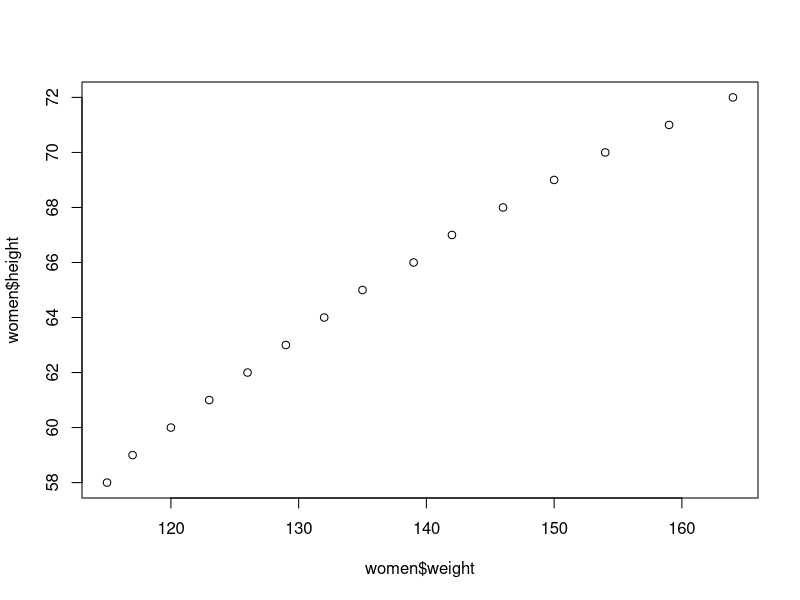
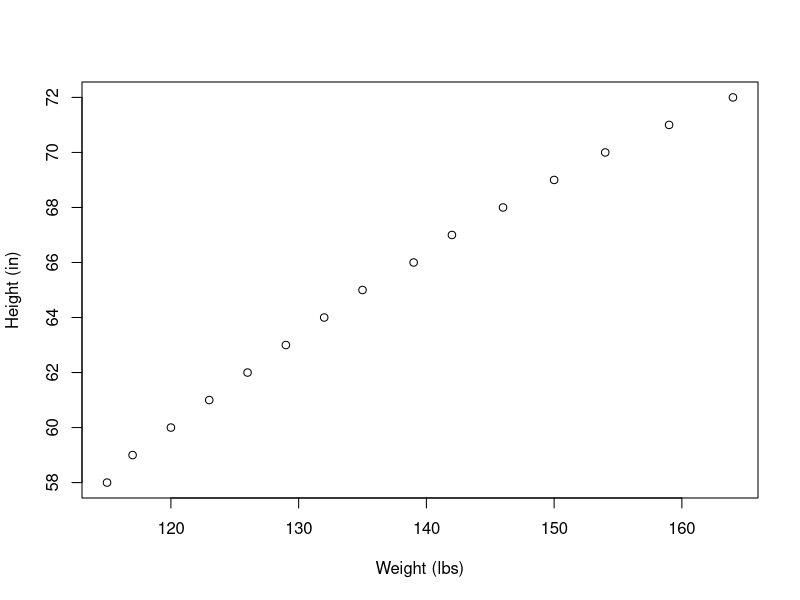
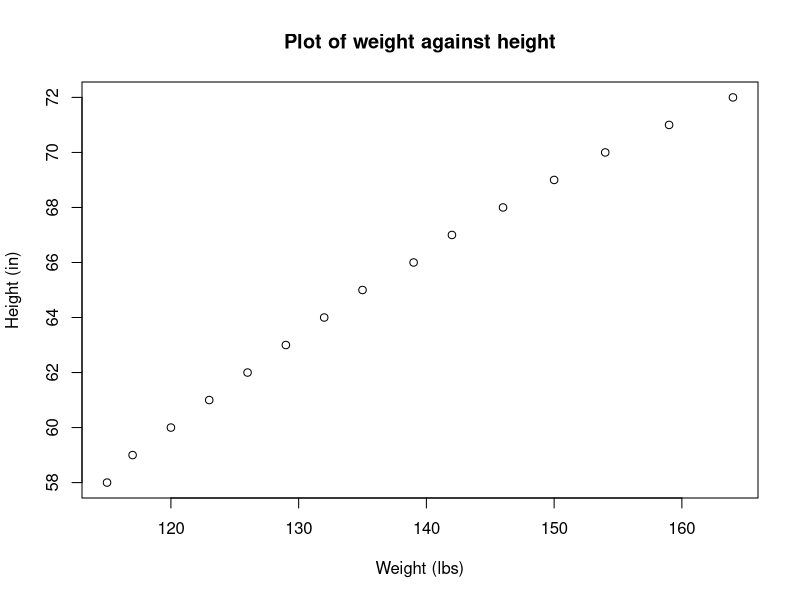
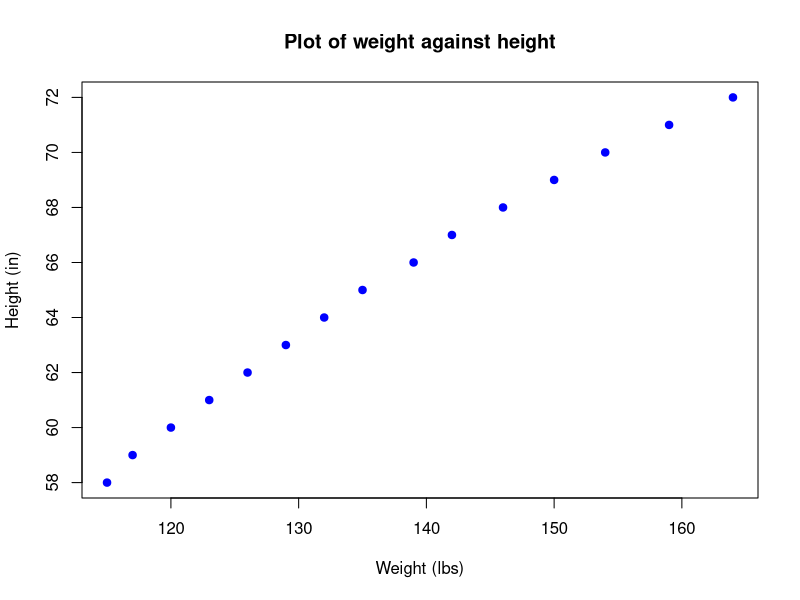
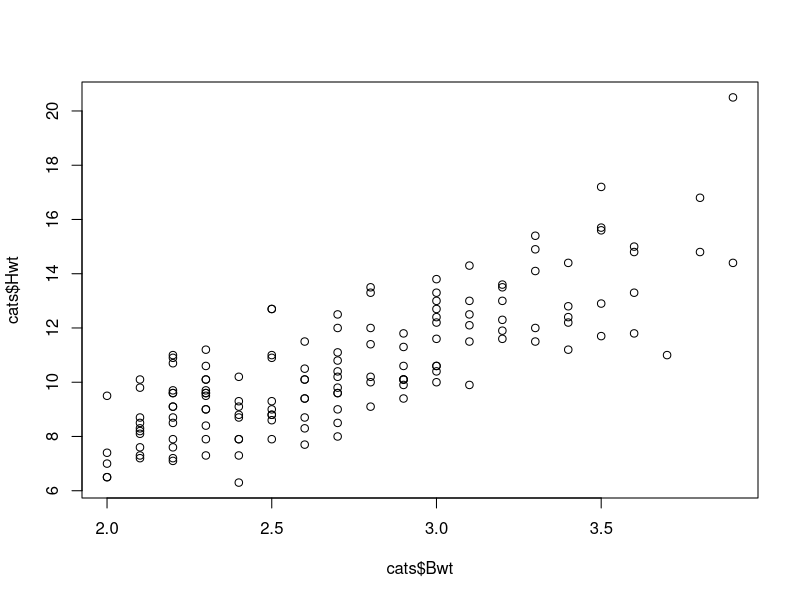
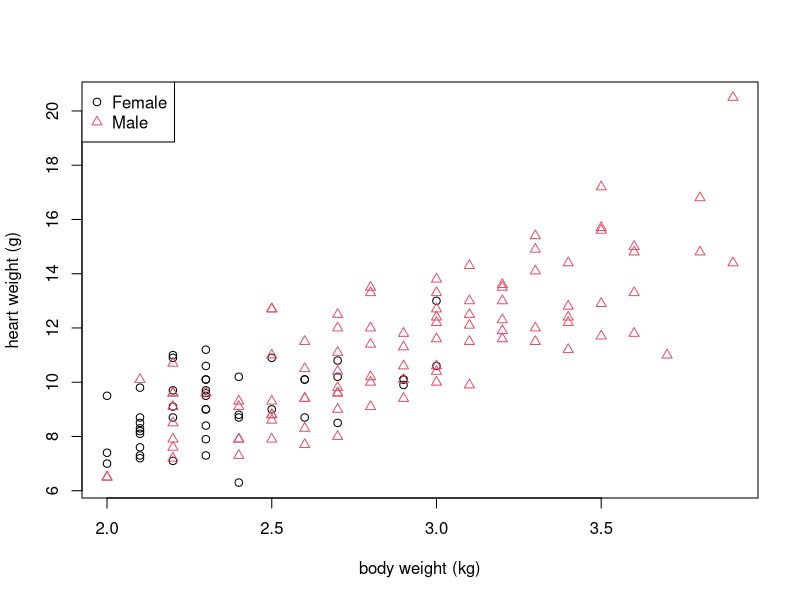
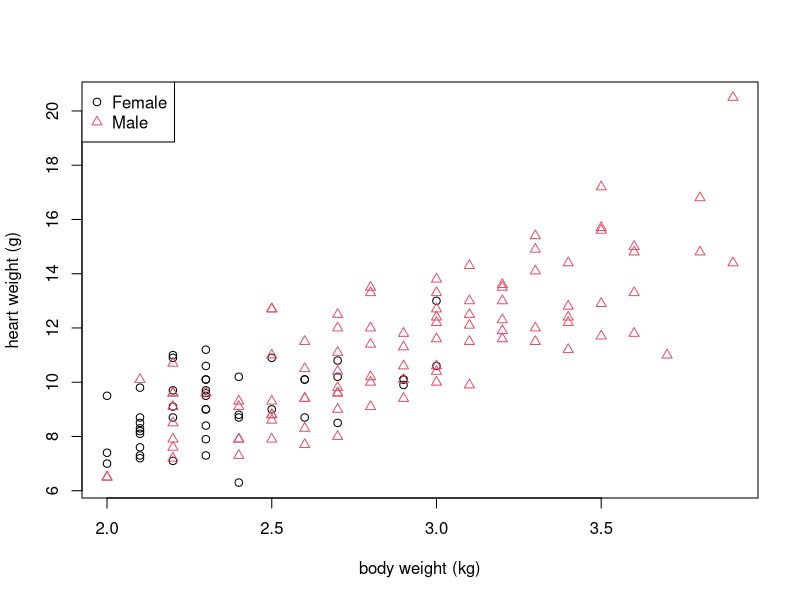

The R script that drew these images, in order:
## ---- chunk 1
knitr::opts_chunk$set(echo = TRUE, comment = NA, fig.path = "figure",
                      fig.align = "center")
## ---- chunk 2
data("women")
plot(women$weight, women$height)
## ---- chunk 3
plot(women$weight, women$height,
     xlab = "Weight (lbs)", ylab = "Height (in)")
## ---- chunk 4
plot(women$weight, women$height,
     xlab = "Weight (lbs)", ylab = "Height (in)",
     main = "Plot of weight against height")
## ---- chunk 5
plot(women$weight, women$height,
     xlab = "Weight (lbs)", ylab = "Height (in)",
     main = "Plot of weight against height",
     pch = 19, col = "blue")
## ---- chunk 6
library(MASS)
plot(cats$Bwt, cats$Hwt)
## ---- chunk 7
library(MASS)
plot(cats$Bwt, cats$Hwt, pch = as.numeric(cats$Sex),
     xlab = "body weight (kg)", ylab = "heart weight (g)",
     col = as.numeric(cats$Sex))
legend("topleft", legend = c("Female", "Male"), pch = c(1, 2), col = c(1, 2))
## ---- chunk 8
library(MASS)
plot(cats$Bwt, cats$Hwt, pch = as.numeric(cats$Sex),
     xlab = "body weight (kg)", ylab = "heart weight (g)",
     col = as.numeric(cats$Sex))
legend("topleft", legend = c("Female", "Male"), pch = c(1, 2), col = c(1, 2))
